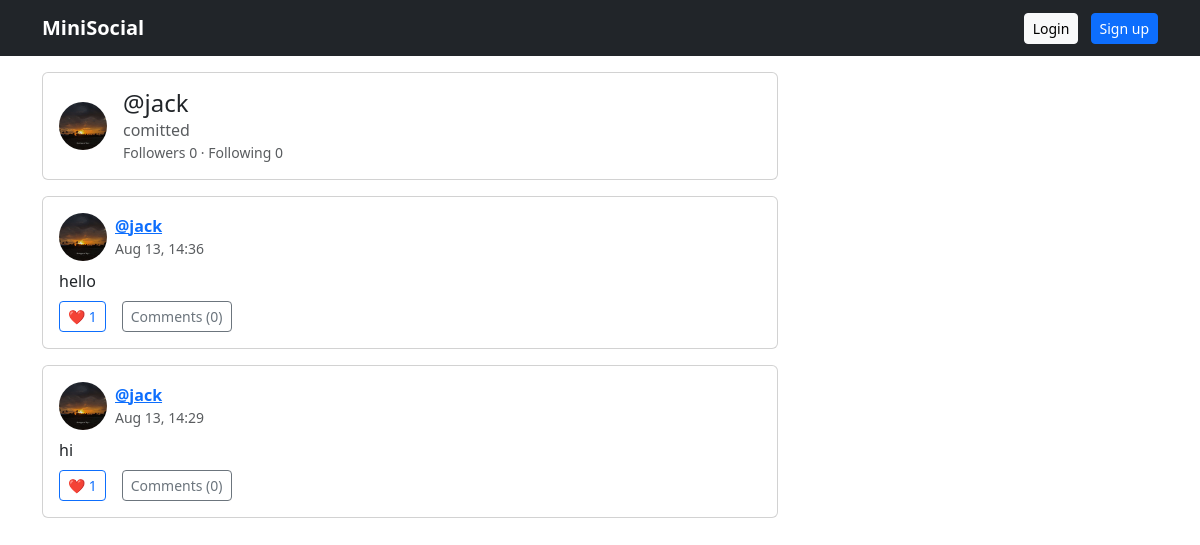
The app's page /u/jack/ with its own data.
### network/models.py (models this page shows, shortened)
class Profile(models.Model):
    user = models.OneToOneField(User, on_delete=models.CASCADE, related_name='profile')
    bio = models.CharField(max_length=160, blank=True)
    avatar = models.ImageField(upload_to=user_avatar_path, blank=True, null=True)

class Post(models.Model):
    author = models.ForeignKey(User, on_delete=models.CASCADE, related_name='posts')
    content = models.TextField(max_length=1000)
    image = models.ImageField(upload_to='posts', blank=True, null=True)
    created = models.DateTimeField(default=timezone.now)
    class Meta:
        ordering = ['-created']
    def get_absolute_url(self):
        return reverse('post_detail', args=[self.pk])

### network/views.py (the view)
# urls.py: path('u/<str:username>/', views.profile_view, name='profile'),
def profile_view(request, username):
    user = get_object_or_404(User, username=username)
    posts = user.posts.all()
    is_following = False
    if request.user.is_authenticated:
        is_following = Follow.objects.filter(follower=request.user, following=user).exists()
    followers = user.followers_set.count()
    following = user.following_set.count()
    return render(request, 'network/profile.html', {
        'profile_user': user,
        'posts': posts,
        'is_following': is_following,
        'followers': followers,
        'following': following
    })

### network/templates/network/profile.html (shortened to what this page needs)
{% extends 'base.html' %}
{% load static %}
{% block content %}
<div class="row">
  <div class="col-md-8">
    <div class="card mb-3">
      <div class="card-body d-flex align-items-center">
        {% if profile_user.profile.avatar %}
            <img class="avatar me-3" src="{{ profile_user.profile.avatar.url }}" alt="avatar">
        {% else %}
            <img class="avatar me-3" src="{% static 'network/img/default-avatar.png' %}" alt="avatar">
        {% endif %}
        <div class="flex-grow-1">
          <h4 class="mb-0">@{{ profile_user.username }}</h4>
          <p class="text-muted mb-0">{{ profile_user.profile.bio }}</p>
          <div class="small text-muted">Followers {{ followers }} · Following {{ following }}</div>
        </div>
      </div>
    </div>
    {% for post in posts %}
      {% include 'network/partials/post_card.html' with post=post %}
    {% empty %}
      <p class="text-muted">No posts yet.</p>
    {% endfor %}
  </div>
</div>
{% endblock %}

### templates/base.html (shortened to what this page needs)
{% load static %}
<!DOCTYPE html>
<html lang="en">
<head>
  <link href="https://cdn.jsdelivr.net/npm/bootstrap@5.3.3/dist/css/bootstrap.min.css" rel="stylesheet">
  <link rel="stylesheet" href="{% static 'network/css/styles.css' %}">
</head>
<body>
<nav class="navbar navbar-expand-lg navbar-dark bg-dark mb-3">
  <div class="container">
    <a class="navbar-brand fw-semibold" href="{% url 'feed' %}">MiniSocial</a>
    <div>
      {% if user.is_authenticated %}
        <a class="btn btn-outline-light btn-sm" href="{% url 'profile' user.username %}">@{{ user.username }}</a>
        <a class="btn btn-light btn-sm ms-2" href="{% url 'logout' %}">Logout</a>
      {% else %}
        <a class="btn btn-light btn-sm" href="{% url 'login' %}">Login</a>
        <a class="btn btn-primary btn-sm ms-2" href="{% url 'signup' %}">Sign up</a>
      {% endif %}
    </div>
  </div>
</nav>
<main class="container">
  {% block content %}{% endblock %}
</main>
</body>
</html>

### network/templates/network/partials/post_card.html (shortened to what this page needs)
{% load static %}
<div class="card mb-3 post-card" data-post-id="{{ post.id }}">
  <div class="card-body">
    <div class="d-flex align-items-center mb-2">
      {% if post.author.profile.avatar %}
          <img class="avatar me-2" src="{{ post.author.profile.avatar.url }}" alt="avatar">
      {% else %}
          <img class="avatar me-2" src="{% static 'network/img/default-avatar.png' %}" alt="avatar">
      {% endif %}
      <div>
        <a href="{% url 'profile' post.author.username %}" class="fw-semibold">@{{ post.author.username }}</a>
        <div class="small text-muted">{{ post.created|date:"M j, H:i" }}</div>
      </div>
    </div>
    <p class="mb-2">{{ post.content }}</p>
    <div class="d-flex align-items-center gap-3">
      <button class="btn btn-sm btn-outline-primary like-btn" data-url="{% url 'like_toggle' post.pk %}">
        ❤️ <span class="like-count">{{ post.likes.count }}</span>
      </button>
      <a class="btn btn-sm btn-outline-secondary" href="{{ post.get_absolute_url }}">Comments ({{ post.comments.count }})</a>
    </div>
  </div>
</div>

### static/network/css/styles.css (style rules this page uses)
.avatar { width:48px;height:48px;border-radius:50%;object-fit:cover }
.post-card img { max-height:480px;object-fit:cover }

### records on screen
Post: author.profile.avatar (picture), author.username "jack", created "Aug 13, 14:36", content "hello", likes.count "1", comments.count "0"
Post: author.profile.avatar (picture), author.username "jack", created "Aug 13, 14:29", content "hi", likes.count "1", comments.count "0"

### other values on screen
{{ profile_user.username }} "jack"
{{ profile_user.profile.bio }} "comitted"
{{ followers }} "0"
{{ following }} "0"
